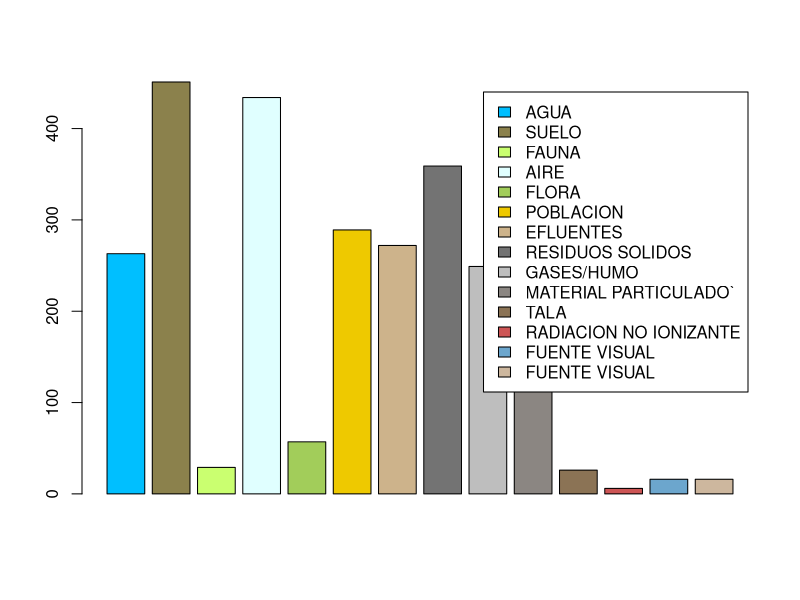
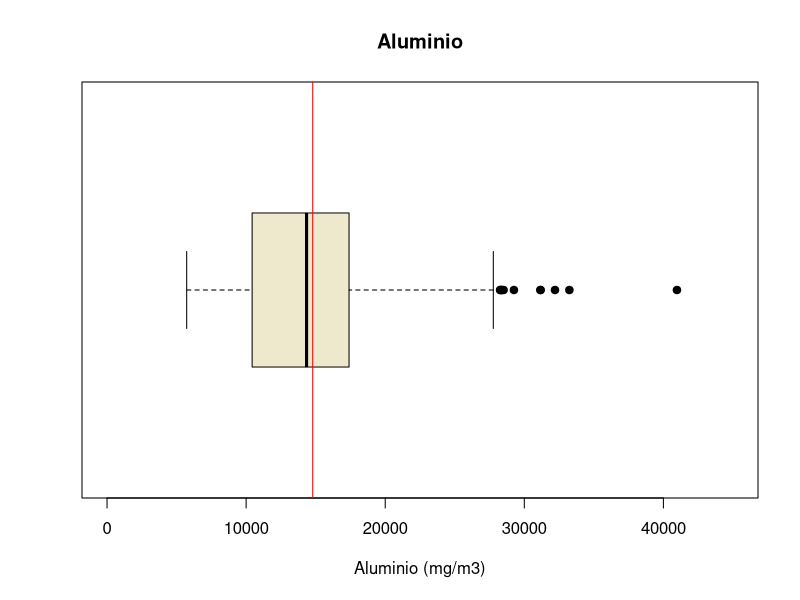
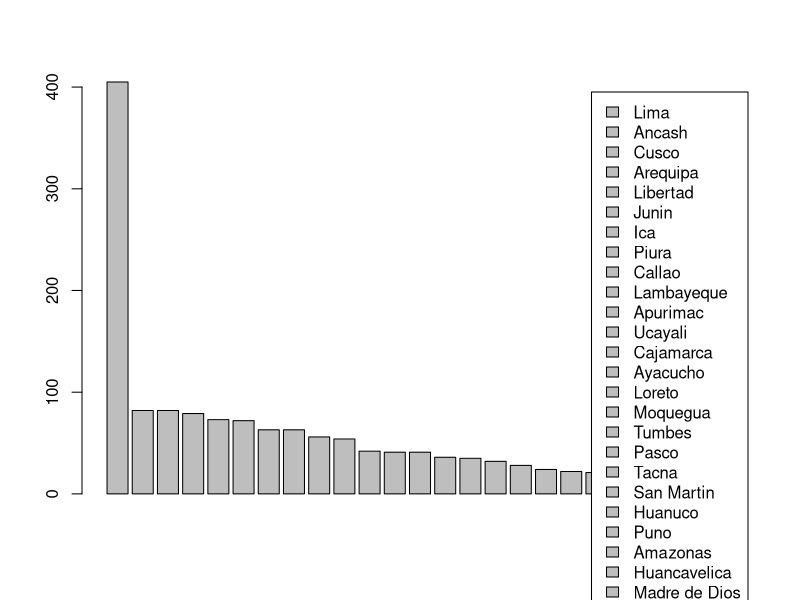
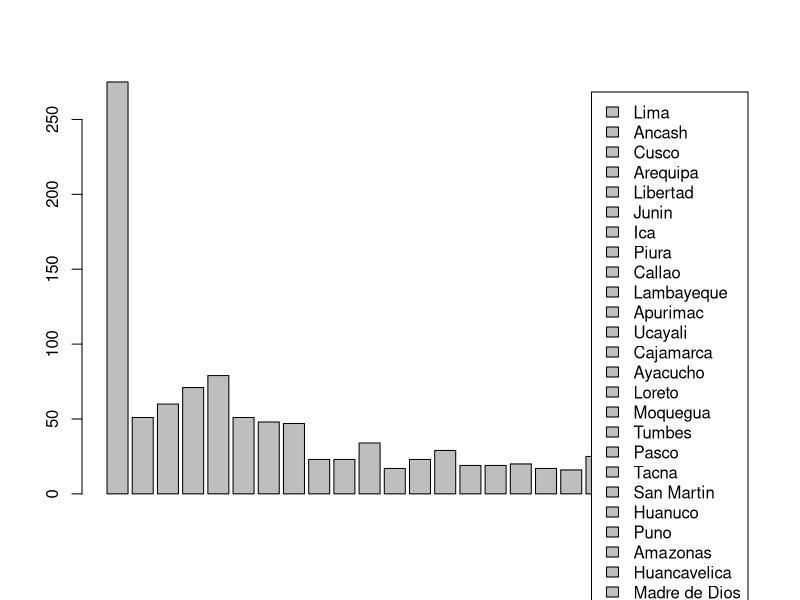
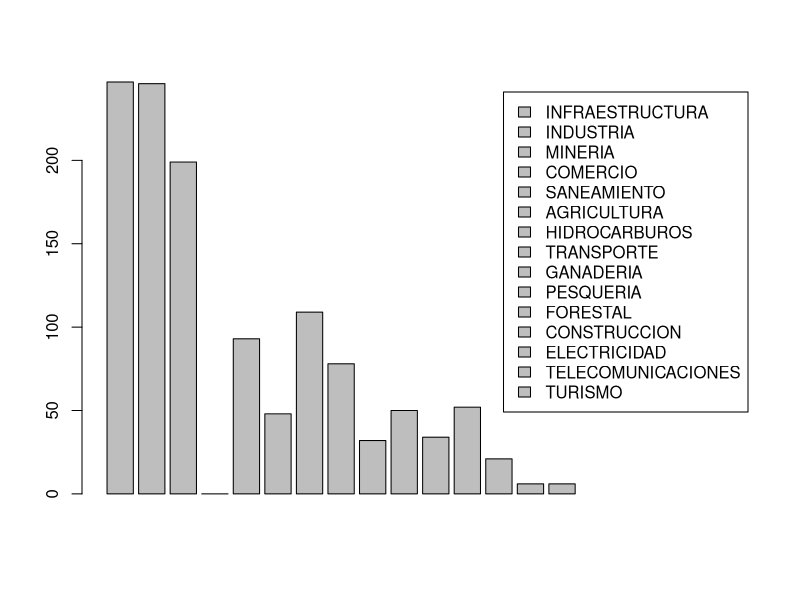
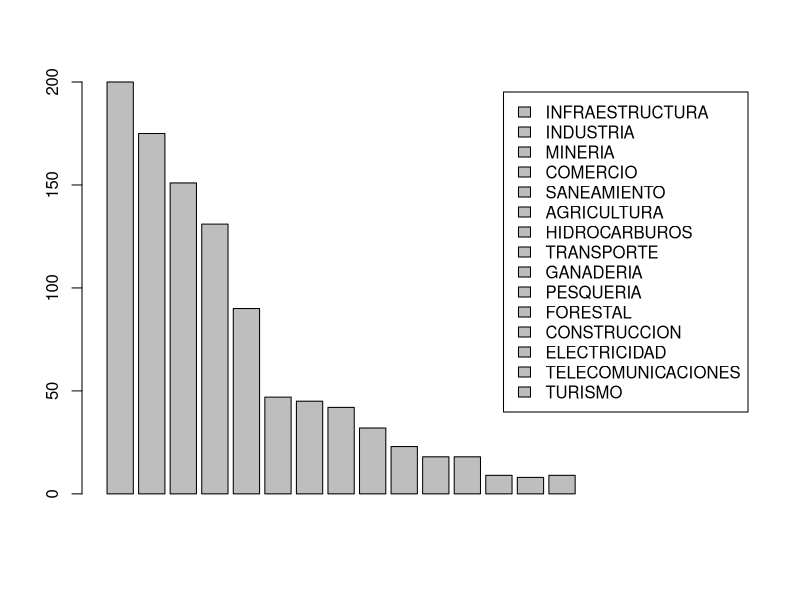
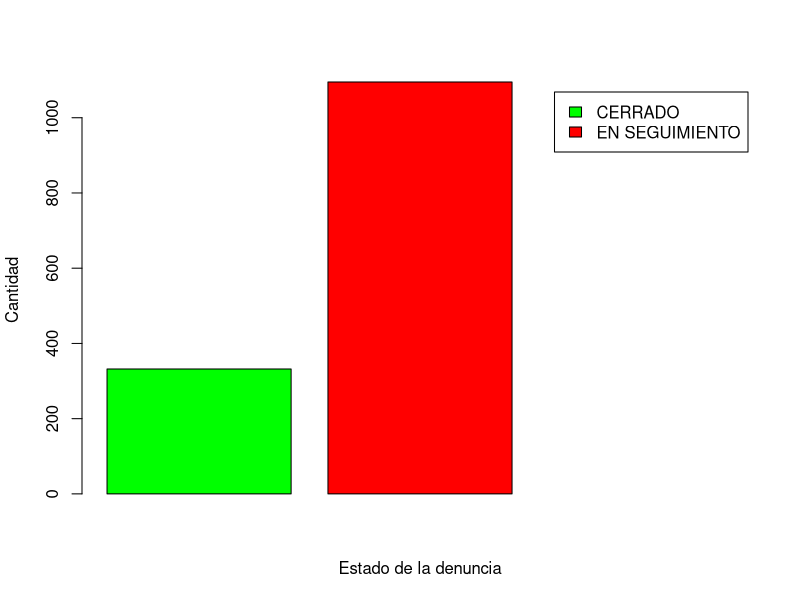
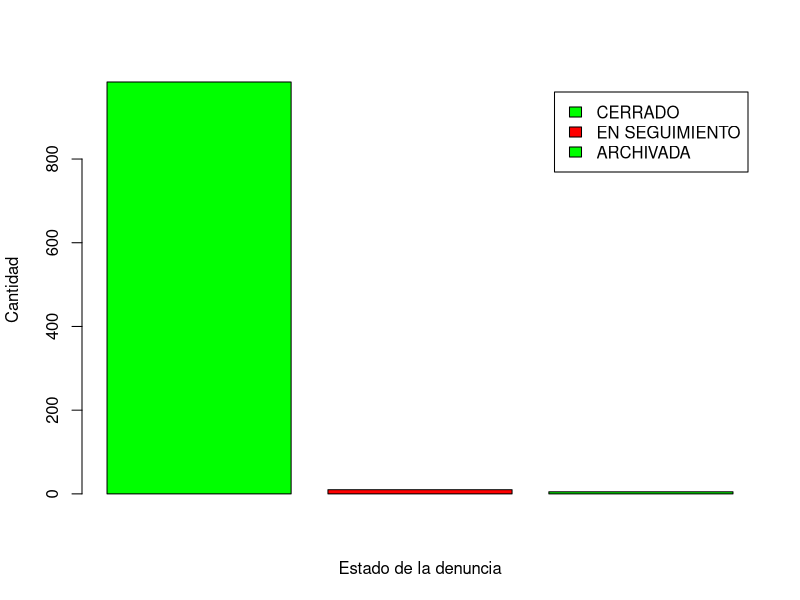

Write the R code that produced these figures, in order.
## ---- chunk 1
rm(list=ls()) 
## ---- chunk 2
library(readr)
library(dplyr)
## ---- chunk 3
DD1920 <- read_csv("Denuncias1920.csv")
DD18 <- read_csv("Denuncias-18.csv")
CAS <- read_csv("CAS.csv")
## ---- chunk 4

Obs <- c("Observaciones","Observaciones incompletas","Datos faltantes", "Variables Totales")
N <- c(nrow(DD18),sum(!complete.cases(DD18)),sum(is.na(DD18)), ncol(DD18) )
OB1 <- data.frame(Obs,N)
OB1
## ---- chunk 5

Obs3 <- c("Observaciones","Observaciones incompletas","Datos faltantes", "Variables Totales")
N3 <- c(nrow(DD1920),sum(!complete.cases(DD1920)),sum(is.na(DD1920)), ncol(DD1920) )
OB3 <- data.frame(Obs3,N3)
OB3
## ---- chunk 6

Obs2 <- c("Observaciones","Observaciones incompletas","Datos faltantes", "Variables Totales")
N2 <- c(nrow(CAS),sum(!complete.cases(CAS)),sum(is.na(CAS)), ncol(CAS))
OB2 <- data.frame(Obs2,N2)
OB2
## ---- chunk 7
Variables <- c("Departamento", "Provincia" ,"Distrito", "Actividad económica","Tipo de contaminacion","ESTE","NORTE","Aluminio",	"Antimonio",	"Arsénico",	"Bario",	"Berilio",	"Bismuto",	"Boro",	"Cadmio")
`Tipo_de_Variable` <- c("Nominal","Nominal","Nominal","Nominal","Nominal","Discretas","Discretas","Discretas","Discretas","Discretas","Discretas","Discretas","Discretas","Discretas","Discretas")


ED <- data.frame(Variables,`Tipo_de_Variable`)
ED
## ---- chunk 8
tipo <- c("AGUA","SUELO","FAUNA","AIRE","FLORA","POBLACION","EFLUENTES","RESIDUOS SOLIDOS","GASES/HUMO","MATERIAL PARTICULADO`","TALA","RADIACION NO IONIZANTE","FUENTE VISUAL","FUENTE VISUAL")

cantidad <- c(sum(DD1920$AGUA),
sum(DD1920$SUELO),sum(DD1920$FAUNA),sum(DD1920$AIRE),
sum(DD1920$FLORA),sum(DD1920$POBLACION),sum(DD1920$EFLUENTES),sum(DD1920$`RESIDUOS SOLIDOS`),sum(DD1920$`GASES/HUMO`),sum(DD1920$`MATERIAL PARTICULADO`),sum(DD1920$TALA),sum(DD1920$`RADIACION NO IONIZANTE`),sum(DD1920$`FUENTE VISUAL`),sum(DD1920$`FUENTE VISUAL`))

colores <- c("deepskyblue1","lightgoldenrod4","darkolivegreen1", "lightcyan","darkolivegreen3","gold2","navajowhite3","gray45","gray","seashell4","burlywood4", "indianred3", "skyblue3", "bisque3")

DDA<-data.frame(tipo, cantidad)
barplot(DDA[1:14,2],legend=c("AGUA","SUELO","FAUNA","AIRE","FLORA","POBLACION","EFLUENTES","RESIDUOS SOLIDOS","GASES/HUMO","MATERIAL PARTICULADO`","TALA","RADIACION NO IONIZANTE","FUENTE VISUAL","FUENTE VISUAL"), col =colores)
## ---- chunk 9
boxplot(CAS$Aluminio, horizontal = TRUE, main = "Aluminio", col="cornsilk2", xlab= "Aluminio (mg/m3)",pch= 19, ylim=c(0,45000) )
abline(v = mean(CAS$Aluminio, na.rm = TRUE, ), col = "red")
mean(CAS$Aluminio, na.rm=TRUE, col="red")
median(CAS$Aluminio, na.rm=TRUE)
## ---- chunk 10
#DEnuncias 2018

DEP18 <- c("Lima","Ancash","Cusco", "Arequipa","Libertad", "Junin","Ica","Piura","Callao","Lambayeque","Apurimac","Ucayali","Cajamarca","Ayacucho","Loreto" ,"Moquegua","Tumbes","Pasco","Tacna","San Martin","Huanuco","Puno","Amazonas","Huancavelica","Madre de Dios")

CAN18 <- c(sum(DD18$DEPARTAMENTO == "LIMA"),sum(DD18$DEPARTAMENTO == "ANCASH"),sum(DD18$DEPARTAMENTO == "CUSCO"),sum(DD18$DEPARTAMENTO == "AREQUIPA"),sum(DD18$DEPARTAMENTO == "LA LIBERTAD"),sum(DD18$DEPARTAMENTO == "JUNIN"),sum(DD18$DEPARTAMENTO == "ICA"),sum(DD18$DEPARTAMENTO == "PIURA"),sum(DD18$DEPARTAMENTO == "CALLAO"),sum(DD18$DEPARTAMENTO == "LAMBAYEQUE"),sum(DD18$DEPARTAMENTO == "APURIMAC"),sum(DD18$DEPARTAMENTO == "UCAYALI"),sum(DD18$DEPARTAMENTO == "CAJAMARCA"),sum(DD18$DEPARTAMENTO == "AYACUCHO"),sum(DD18$DEPARTAMENTO == "LORETO"),sum(DD18$DEPARTAMENTO == "MOQUEGUA"),sum(DD18$DEPARTAMENTO == "TUMBES"),sum(DD18$DEPARTAMENTO == "PASCO"),sum(DD18$DEPARTAMENTO == "TACNA"),sum(DD18$DEPARTAMENTO == "SAN MARTIN"),sum(DD18$DEPARTAMENTO == "HUANUCO"),sum(DD18$DEPARTAMENTO == "PUNO"),sum(DD18$DEPARTAMENTO == "AMAZONAS"),sum(DD18$DEPARTAMENTO == "HUANCAVELICA"),sum(DD18$DEPARTAMENTO == "MADRE DE DIOS"))

Tabla18 <- data.frame(DEP18,CAN18)
Tabla18


## ---- chunk 11
barplot(Tabla18[1:25,2],legend=c("Lima","Ancash","Cusco", "Arequipa","Libertad", "Junin","Ica","Piura","Callao","Lambayeque","Apurimac","Ucayali","Cajamarca","Ayacucho","Loreto" ,"Moquegua","Tumbes","Pasco","Tacna","San Martin","Huanuco","Puno","Amazonas","Huancavelica","Madre de Dios"))
## ---- chunk 12
#denuncias 2019-2020

DEP1920 <- c("Lima","Ancash","Cusco", "Arequipa","Libertad", "Junin","Ica","Piura","Callao","Lambayeque","Apurimac","Ucayali","Cajamarca","Ayacucho","Loreto" ,"Moquegua","Tumbes","Pasco","Tacna","San Martin","Huanuco","Puno","Amazonas","Huancavelica","Madre de Dios")

CAN1920 <- c(sum(DD1920$DEPARTAMENTO == "LIMA"),sum(DD1920$DEPARTAMENTO == "ANCASH"),sum(DD1920$DEPARTAMENTO == "CUSCO"),sum(DD1920$DEPARTAMENTO == "AREQUIPA"),sum(DD1920$DEPARTAMENTO == "LA LIBERTAD"),sum(DD1920$DEPARTAMENTO == "JUNIN"),sum(DD1920$DEPARTAMENTO == "ICA"),sum(DD1920$DEPARTAMENTO == "PIURA"),sum(DD1920$DEPARTAMENTO == "CALLAO"),sum(DD1920$DEPARTAMENTO == "LAMBAYEQUE"),sum(DD1920$DEPARTAMENTO == "APURIMAC"),sum(DD1920$DEPARTAMENTO == "UCAYALI"),sum(DD1920$DEPARTAMENTO == "CAJAMARCA"),sum(DD1920$DEPARTAMENTO == "AYACUCHO"),sum(DD1920$DEPARTAMENTO == "LORETO"),sum(DD1920$DEPARTAMENTO == "MOQUEGUA"),sum(DD1920$DEPARTAMENTO == "TUMBES"),sum(DD1920$DEPARTAMENTO == "PASCO"),sum(DD1920$DEPARTAMENTO == "TACNA"),sum(DD1920$DEPARTAMENTO == "SAN MARTIN"),sum(DD1920$DEPARTAMENTO == "HUANUCO"),sum(DD1920$DEPARTAMENTO == "PUNO"),sum(DD1920$DEPARTAMENTO == "AMAZONAS"),sum(DD1920$DEPARTAMENTO == "HUANCAVELICA"),sum(DD1920$DEPARTAMENTO == "MADRE DE DIOS"))

Tabla1920 <- data.frame(DEP1920,CAN1920)
Tabla1920

## ---- chunk 13
barplot(Tabla1920[1:25,2],legend=c("Lima","Ancash","Cusco", "Arequipa","Libertad", "Junin","Ica","Piura","Callao","Lambayeque","Apurimac","Ucayali","Cajamarca","Ayacucho","Loreto" ,"Moquegua","Tumbes","Pasco","Tacna","San Martin","Huanuco","Puno","Amazonas","Huancavelica","Madre de Dios"))
## ---- chunk 14
#Sector economico 2018
ACTECO18 <- c("INFRAESTRUCTURA","INDUSTRIA", "MINERIA","COMERCIO","SANEAMIENTO","AGRICULTURA","HIDROCARBUROS","TRANSPORTE","GANADERIA","PESQUERIA","FORESTAL","CONSTRUCCION","ELECTRICIDAD","TELECOMUNICACIONES","TURISMO" )

CAN18 <- c(sum(DD18$SECTOR == "INFRAESTRUCTURA"),sum(DD18$SECTOR == "INDUSTRIA"),sum(DD18$SECTOR == "MINERIA"),sum(DD18$DD18$SECTOR== "COMERCIO"),sum(DD18$SECTOR == "SANEAMIENTO"),sum(DD18$SECTOR == "AGRICULTURA"),sum(DD18$SECTOR== "HIDROCARBUROS"),sum(DD18$SECTOR == "TRANSPORTE"),sum(DD18$SECTOR == "GANADERIA"),sum(DD18$SECTOR == "PESQUERIA"),sum(DD18$SECTOR== "FORESTAL"),sum(DD18$SECTOR == "CONSTRUCCION"),sum(DD18$SECTOR == "ELECTRICIDAD"),sum(DD18$SECTOR == "TELECOMUNICACIONES"),sum(DD18$SECTOR == "TURISMO"))

tabla18 <- data.frame(ACTECO18,CAN18)

barplot(tabla18[1:20,2], legend= c("INFRAESTRUCTURA","INDUSTRIA", "MINERIA","COMERCIO","SANEAMIENTO","AGRICULTURA","HIDROCARBUROS","TRANSPORTE","GANADERIA","PESQUERIA","FORESTAL","CONSTRUCCION","ELECTRICIDAD","TELECOMUNICACIONES","TURISMO" ))
## ---- chunk 15
#Sector economico 2019-2020
ACTECO1920 <- c("INFRAESTRUCTURA","INDUSTRIA", "MINERIA","COMERCIO","SANEAMIENTO","AGRICULTURA","HIDROCARBUROS","TRANSPORTE","GANADERIA","PESQUERIA","FORESTAL","CONSTRUCCION","ELECTRICIDAD","TELECOMUNICACIONES","TURISMO" )

CAN1920 <- c(sum(DD1920$`ACTIVIDAD ECONOMICA` == "INFRAESTRUCTURA"),sum(DD1920$`ACTIVIDAD ECONOMICA` == "INDUSTRIA"),sum(DD1920$`ACTIVIDAD ECONOMICA` == "MINERIA"),sum(DD1920$`ACTIVIDAD ECONOMICA`== "COMERCIO"),sum(DD1920$`ACTIVIDAD ECONOMICA` == "SANEAMIENTO"),sum(DD1920$`ACTIVIDAD ECONOMICA` == "AGRICULTURA"),sum(DD1920$`ACTIVIDAD ECONOMICA`== "HIDROCARBUROS"),sum(DD1920$`ACTIVIDAD ECONOMICA` == "TRANSPORTE"),sum(DD1920$`ACTIVIDAD ECONOMICA` == "GANADERIA"),sum(DD1920$`ACTIVIDAD ECONOMICA` == "PESQUERIA"),sum(DD1920$`ACTIVIDAD ECONOMICA`== "FORESTAL"),sum(DD1920$`ACTIVIDAD ECONOMICA` == "CONSTRUCCION"),sum(DD1920$`ACTIVIDAD ECONOMICA` == "ELECTRICIDAD"),sum(DD1920$`ACTIVIDAD ECONOMICA` == "TELECOMUNICACIONES"),sum(DD1920$`ACTIVIDAD ECONOMICA` == "TURISMO"))

tabla1920 <- data.frame(ACTECO1920,CAN1920)

barplot(tabla1920[1:20,2], legend= c("INFRAESTRUCTURA","INDUSTRIA", "MINERIA","COMERCIO","SANEAMIENTO","AGRICULTURA","HIDROCARBUROS","TRANSPORTE","GANADERIA","PESQUERIA","FORESTAL","CONSTRUCCION","ELECTRICIDAD","TELECOMUNICACIONES","TURISMO" ))
## ---- chunk 16
estado <- c("Cerrado", "En Seguimiento")
cantidad_d <- c(sum(DD18$ESTADO == "CERRADA"),sum(DD18$ESTADO == "EN SEGUIMIENTO"))
color <- c("green", "red")
DDS<-data.frame(estado, cantidad_d)
DDS
barplot(DDS[1:3,2], legend = c("CERRADO", "EN SEGUIMIENTO"), col = color, xlab = "Estado de la denuncia", ylab = "Cantidad")
## ---- chunk 17
estado_19 <- c("Cerrado", "En Seguimiento","Archivado")
cantidad_d_19 <- c(sum(DD1920$ESTADO == "CERRADA"),sum(DD1920$ESTADO == "EN SEGUIMIENTO"),sum(DD1920$ESTADO == "ARCHIVADA"))
color <- c("green", "red")
DDS_19<-data.frame(estado_19, cantidad_d_19)
barplot(DDS_19[1:3,2], legend = c("CERRADO", "EN SEGUIMIENTO", "ARCHIVADA"), col = color, xlab = "Estado de la denuncia", ylab = "Cantidad")
